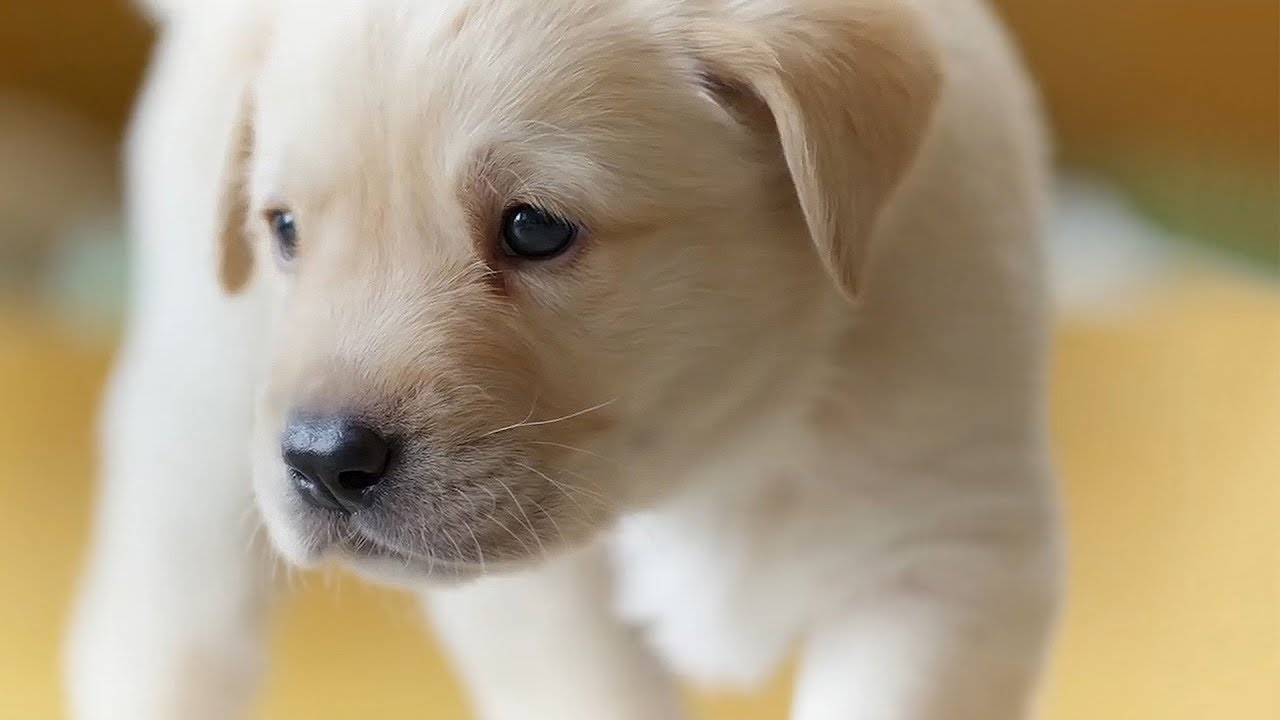
#> input picture Resources/dog_1.jpg, 1280 x 720 px, given in place of the camera
$ python cv_webcam.py
#> lines starting #> are read from the running program, lines starting #| are printed output that depends on the picture; after the words box and inside, x2 and y2 are one past the last pixel; in counts of white or black regions, pixels touching at a corner belong together
import cv2
import numpy as np

#config
h_min = 0
h_max = 179
s_min = 0
s_max = 255
v_min = 0
v_max = 255

#functions
def getContours(img, reduceImg, originalImg):
    contours, hierachy = cv2.findContours(img, cv2.RETR_EXTERNAL, cv2.CHAIN_APPROX_NONE)
    for contour in contours:
        area = cv2.contourArea(contour)
        print(area)
        if area > 500:
            cv2.drawContours(reduceImg, contour, -1, (255, 0, 0), 3)
            peri = cv2.arcLength(contour, True)
            approx = cv2.approxPolyDP(contour, 0.02*peri, True)
            objCor = len(approx)
            x,y,w,h = cv2.boundingRect(approx)

            cv2.rectangle(reduceImg, (x,y), (x+w, y+h), (0,255,0), 2)
            cv2.rectangle(originalImg, (x, y), (x + w, y + h), (0, 255, 0), 2)


def updateGrayHSV():
    lower = np.array([h_min, s_min, v_min])
    upper = np.array([h_max, s_max, v_max])
    mask = cv2.inRange(imgHSV, lower, upper)
    reduceImg = cv2.bitwise_and(img, img, mask=mask)
    imgGrey = cv2.cvtColor(reduceImg, cv2.COLOR_BGR2GRAY);
    getContours(imgGrey, reduceImg, img)
    cv2.imshow("Original Video", img)
    cv2.imshow("Output Video", reduceImg)


def hMinTrackbar(pos):
    global h_min
    h_min = pos


def hMaxTrackbar(pos):
    global h_max
    h_max = pos


def sMinTrackbar(pos):
    global s_min
    s_min = pos


def sMaxTrackbar(pos):
    global s_max
    s_max = pos


def vMinTrackbar(pos):
    global v_min
    v_min = pos

def vMaxTrackbar(pos):
    global v_max
    v_max = pos

cap = cv2.VideoCapture(0)
cap.set(3, 320)
cap.set(4, 240)
cap.set(10, 150)

#create track bars
cv2.namedWindow("TrackBars")
cv2.resizeWindow("TrackBars", 600, 240)
cv2.createTrackbar("Hue Min", "TrackBars", h_min, 179,hMinTrackbar)
cv2.createTrackbar("Hue Max", "TrackBars", h_max, 179,hMaxTrackbar)
cv2.createTrackbar("Sat Min", "TrackBars", s_min, 255,sMinTrackbar)
cv2.createTrackbar("Sat Max", "TrackBars", s_max, 255,sMaxTrackbar)
cv2.createTrackbar("Val Min", "TrackBars", v_min, 255,vMinTrackbar)
cv2.createTrackbar("Val Max", "TrackBars", v_max, 255,vMaxTrackbar)

while True:
    success, img = cap.read()
#> img is the input picture: shape (720, 1280, 3); mean B, G, R 126.5, 153.8, 170.3
    imgHSV = cv2.cvtColor(img, cv2.COLOR_BGR2HSV)
#> imgHSV: shape (720, 1280, 3); mean H, S, V 25, 73, 170.8
    updateGrayHSV()
#> in updateGrayHSV, `mask = cv2.inRange(imgHSV, lower, upper)`: mask: shape (720, 1280); every value is 255
#> in updateGrayHSV, `imgGrey = cv2.cvtColor(reduceImg, cv2.COLOR_BGR2GRAY);`:
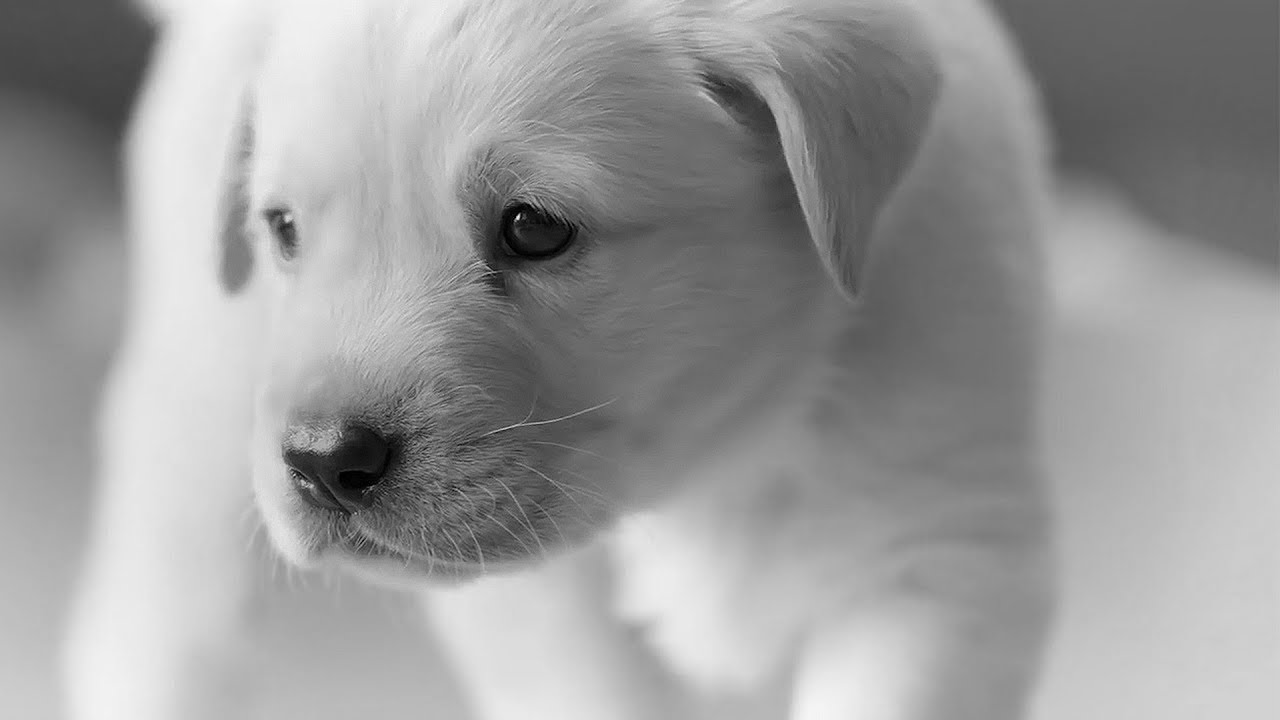
#> imgGrey: shape (720, 1280); min 0, max 247, mean 155.7
#> in getContours, `contours, hierachy = cv2.findContours(img, cv2.RETR_EXTERNAL, cv2.CHAI..`: contours = 1 contour; box (x1, y1, x2, y2) and area: (0, 0, 1280, 720) 919601
#> the loop in getContours, `for contour in contours:` made 1 pass
#> (area, peri, approx, objCor, x, y, w, h) on pass 1: (919601, 3996, [[0, 0], [0, 719], [1279, 719], [1279, 0]], 4, 0, 0, 1280, 720)
#| 919601.0
#> after the loop in getContours, `for contour in contours:`:
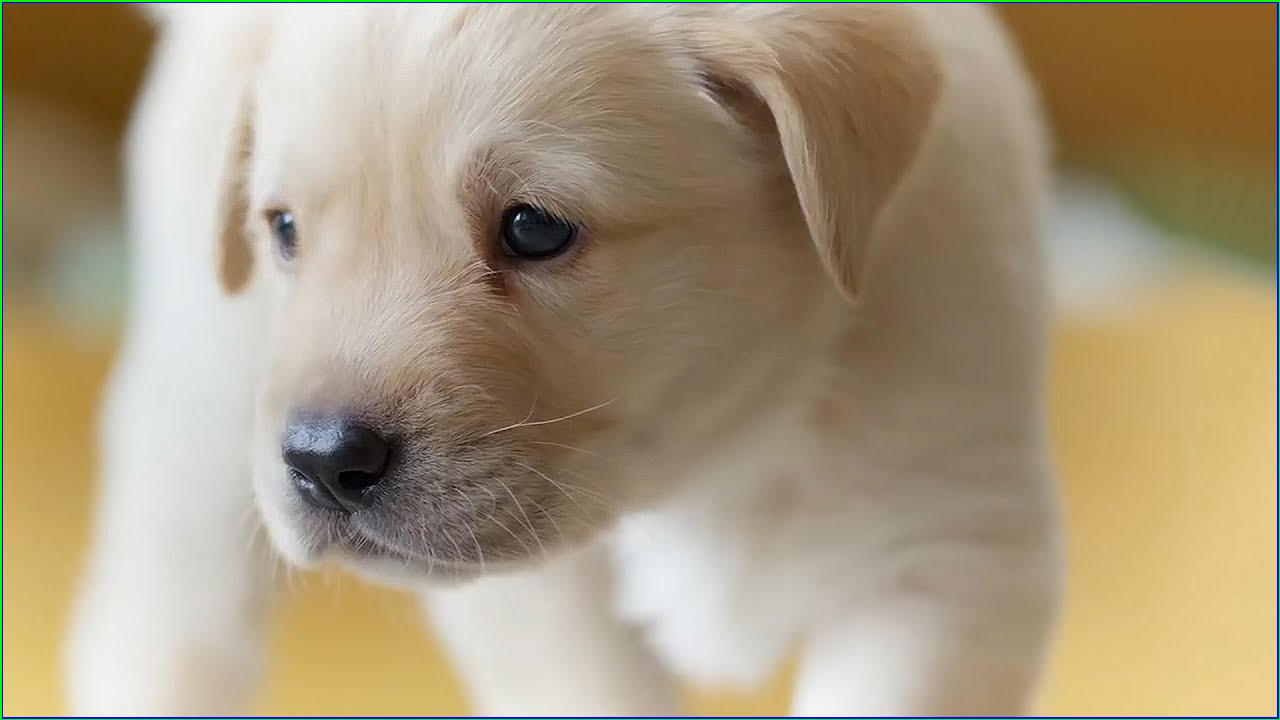
#> reduceImg: shape (720, 1280, 3); 1.3% of pixels changed, all inside (x1, y1, x2, y2) = (0, 0, 1280, 720)
    if cv2.waitKey(1) & 0xFF ==ord('q'):
#> (key q is pressed here)
        break

$ run again, on Resources/dog_2.jpg
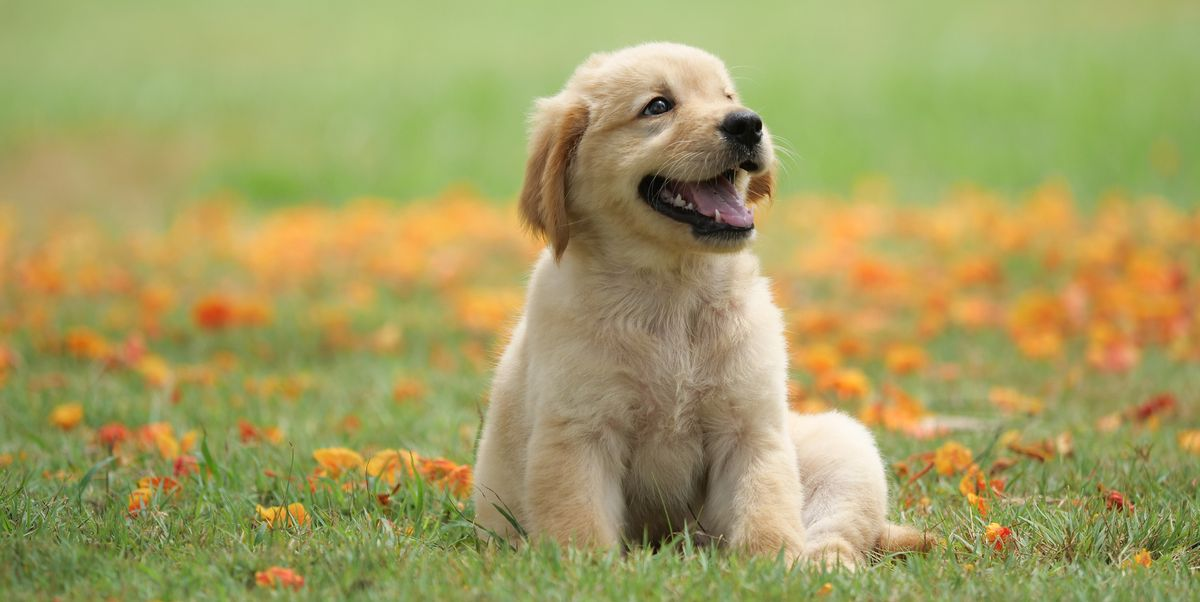
#> input picture Resources/dog_2.jpg, 1200 x 602 px, given in place of the camera
#> img is the input picture: shape (602, 1200, 3); mean B, G, R 97.6, 158.6, 163.9
#> imgHSV: shape (602, 1200, 3); mean H, S, V 29.4, 111.4, 173.4
#> mask: shape (602, 1200); every value is 255
#> in updateGrayHSV, `imgGrey = cv2.cvtColor(reduceImg, cv2.COLOR_BGR2GRAY);`:
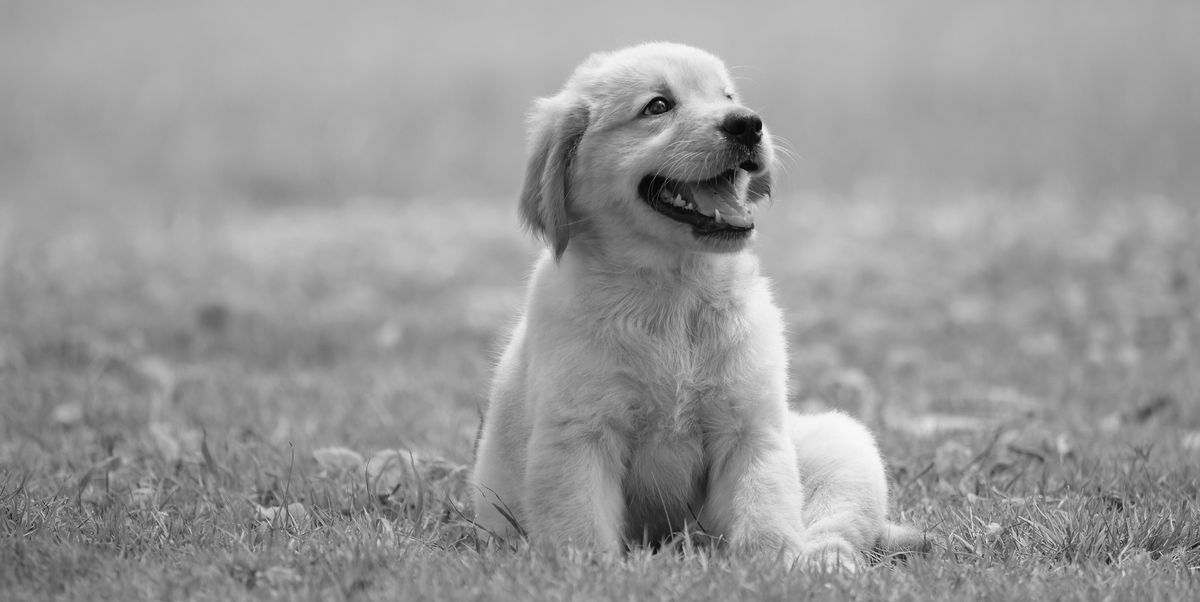
#> imgGrey: shape (602, 1200); min 0, max 251, mean 153.2
#> contours = 1 contour; box (x1, y1, x2, y2) and area: (0, 0, 1200, 602) 720599
#> the loop in getContours, `for contour in contours:` made 1 pass
#> (area, peri, approx, objCor, x, y, w, h) on pass 1: (720599, 3600, [[0, 0], [0, 601], [1199, 601], [1199, 0]], 4, 0, 0, 1200, 602)
#> (printed output is left out)
#> after the loop in getContours, `for contour in contours:`:
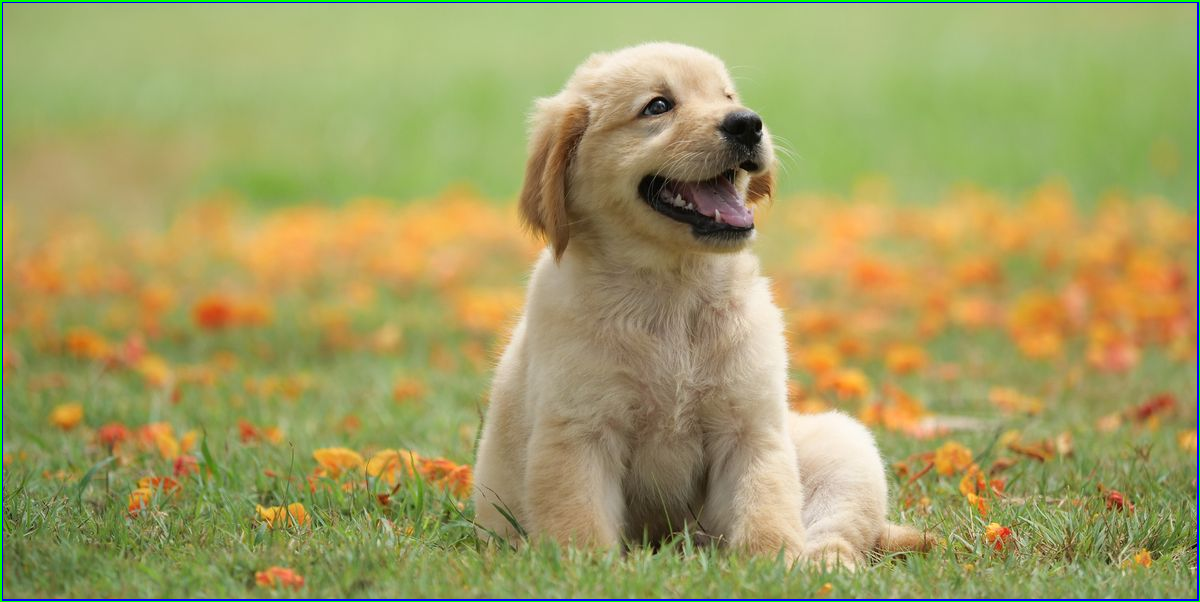
#> reduceImg: shape (602, 1200, 3); 1.49% of pixels changed, all inside (x1, y1, x2, y2) = (0, 0, 1200, 602)
